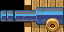

This is a level from a 2D game, rendered from its Tiled map with the project's own tilesets. A one-line summary and the map file follow, with tile-layer data summarised:
An orthogonal 2x1 tile map with 32x32 px tiles, 2 tile layers (1, vor1) and 2 objects.

<map version="1.0" orientation="orthogonal" width="2" height="1" tilewidth="32" tileheight="32">
 <tileset firstgid="1" name="ship" tilewidth="32" tileheight="32" spacing="4">
  <image source="ship.png" trans="ffffff" width="648" height="2560" />
 </tileset>
 <layer name="1" width="2" height="1">
  <data>[2 cells, 2 non-empty, 2 distinct tile ids]</data>
 </layer>
 <layer name="vor1" width="2" height="1">
  <data>[2 cells, 2 non-empty, 1 distinct tile ids]</data>
 </layer>
 <objectgroup name="Clickable" width="2" height="1">
  <object x="4" y="3" width="56" height="26" />
 </objectgroup>
 <objectgroup name="1" width="2" height="1">
  <object x="32" y="12" width="28" height="12" />
 </objectgroup>
</map>
